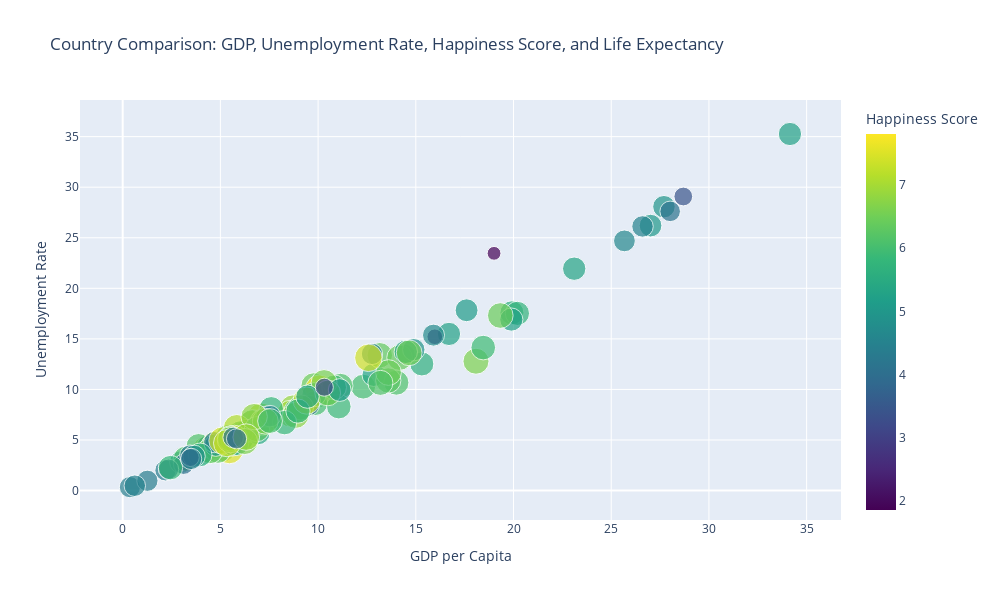

Write notebook code for a chart like this one.
### Markdown cell above
I  use Plotly Express, an interactive visualization library, to create a scatter plot.
The scatter plot compares GDP per capita ('Average_GDP') against the unemployment rate for the year 2024 ('2024').
The size of each data point is determined by the 'Ladder score', representing the happiness score of each country.
Hovering over each data point reveals additional information such as the country name, GDP per capita, unemployment rate, happiness score, and healthy life expectancy.
The color of each data point represents the happiness score, with a color gradient (color_continuous_scale='viridis') indicating the intensity of happintiables.
The width and height of the plot are adjusted to 1000 and 600 pixels, respectively.

### Code cell
import plotly.express as px

# Create the scatter plot
fig = px.scatter(merged_data, 
                 x='Average_GDP', 
                 y='2024', 
                 size='Ladder score',
                 hover_name='Country',
                 hover_data={'Country': False, 'Average_GDP': True, '2024': True, 'Ladder score': True, 'Healthy life expectancy': True},
                 color='Ladder score',
                 color_continuous_scale='viridis',
                 title='Country Comparison: GDP, Unemployment Rate, Happiness Score, and Life Expectancy',
                 labels={'Average_GDP': 'GDP per Capita', '2024': 'Unemployment Rate', 'Ladder score': 'Happiness Score'},
                 width=1000, height=600)

# Set axis labels
fig.update_xaxes(title_text='GDP per Capita')
fig.update_yaxes(title_text='Unemployment Rate')

# Show the plot
fig.show()

### Figure 1 — Plotly figure (JSON) as saved in the notebook; plotly's stock layout.template omitted (floating-point values rounded to 4 significant figures; data arrays with more than 128 entries replaced by an {"elided": "..."} marker saying what was removed)
{"data": [{"customdata": {"elided": "121x3 mixed values"}, "hovertemplate": "<b>%{hovertext}</b><br><br>GDP per Capita=%{x}<br>Unemployment Rate=%{y}<br>Happiness Score=%{marker.color}<br>Healthy life expectancy=%{customdata[2]}<extra></extra>", "hovertext": ["Afghanistan", "Albania", "Algeria", "Argentina", "Armenia", "Australia", "Austria", "Bahrain", "Bangladesh", "Belgium", "Benin", "Bolivia", "Bosnia and Herzegovina", "Botswana", "Brazil", "Bulgaria", "Burkina Faso", "Cambodia", "Cameroon", "Canada", "Chad", "Chile", "China", "Colombia", "Comoros", "Costa Rica", "Croatia", "Cyprus", "Denmark", "Dominican Republic", "Ecuador", "Egypt", "El Salvador", "Estonia", "Ethiopia", "Finland", "France", "Gabon", "Gambia", "Georgia", "Germany", "Ghana", "Greece", "Guatemala", "Guinea", "Honduras", "Hungary", "Iceland", "India", "Indonesia", "Iraq", "Ireland", "Israel", "Italy", "Ivory Coast", "Jamaica", "Japan", "Jordan", "Kazakhstan", "Kenya", "Kyrgyzstan", "Latvia", "Lebanon", "Liberia", "Lithuania", "Luxembourg", "Madagascar", "Malawi", "Malaysia", "Mali", "Malta", "Mauritania", "Mauritius", "Mexico", "Mongolia", "Montenegro", "Morocco", "Mozambique", "Myanmar", "Namibia", "Nepal", "Netherlands", "New Zealand", "Nicaragua", "Niger", "Nigeria", "North Macedonia", "Norway", "Pakistan", "Panama", "Paraguay", "Peru", "Philippines", "Poland", "Portugal", "Romania", "Saudi Arabia", "Senegal", "Serbia", "Sierra Leone", "Singapore", "Slovakia", "Slovenia", "South Africa", "Spain", "Sri Lanka", "Sweden", "Switzerland", "Tajikistan", "Thailand", "Togo", "Tunisia", "Uganda", "Ukraine", "United Arab Emirates", "United Kingdom", "United States", "Uruguay", "Uzbekistan", "Zambia", "Zimbabwe"], "legendgroup": "", "marker": {"color": [1.859, 5.277, 5.329, 6.024, 5.342, 7.095, 7.097, 6.173, 4.282, 6.859, 4.374, 5.684, 5.633, 3.435, 6.125, 5.466, 4.638, 4.393, 4.973, 6.961, 4.397, 6.334, 5.818, 5.63, 3.545, 6.609, 6.125, 6.13, 7.586, 5.569, 5.559, 4.17, 6.122, 6.455, 4.091, 7.804, 6.661, 5.035, 4.279, 5.109, 6.892, 4.605, 5.931, 6.15, 5.072, 6.023, 6.041, 7.53, 4.036, 5.277, 4.941, 6.911, 7.473, 6.405, 5.053, 5.703, 6.129, 4.12, 6.144, 4.487, 5.825, 6.213, 2.392, 4.042, 6.763, 7.228, 4.019, 3.495, 6.012, 4.198, 6.3, 4.724, 5.902, 6.33, 5.84, 5.722, 4.903, 4.954, 4.372, 4.631, 5.36, 7.403, 7.123, 6.259, 4.501, 4.981, 5.254, 7.315, 4.555, 6.265, 5.738, 5.526, 5.523, 6.26, 5.968, 6.589, 6.463, 4.855, 6.144, 3.138, 6.587, 6.469, 6.65, 5.275, 6.436, 4.442, 7.395, 7.24, 5.33, 5.843, 4.137, 4.497, 4.432, 5.071, 6.571, 6.796, 6.894, 6.494, 6.014, 3.982, 3.204], "coloraxis": "coloraxis", "size": [1.859, 5.277, 5.329, 6.024, 5.342, 7.095, 7.097, 6.173, 4.282, 6.859, 4.374, 5.684, 5.633, 3.435, 6.125, 5.466, 4.638, 4.393, 4.973, 6.961, 4.397, 6.334, 5.818, 5.63, 3.545, 6.609, 6.125, 6.13, 7.586, 5.569, 5.559, 4.17, 6.122, 6.455, 4.091, 7.804, 6.661, 5.035, 4.279, 5.109, 6.892, 4.605, 5.931, 6.15, 5.072, 6.023, 6.041, 7.53, 4.036, 5.277, 4.941, 6.911, 7.473, 6.405, 5.053, 5.703, 6.129, 4.12, 6.144, 4.487, 5.825, 6.213, 2.392, 4.042, 6.763, 7.228, 4.019, 3.495, 6.012, 4.198, 6.3, 4.724, 5.902, 6.33, 5.84, 5.722, 4.903, 4.954, 4.372, 4.631, 5.36, 7.403, 7.123, 6.259, 4.501, 4.981, 5.254, 7.315, 4.555, 6.265, 5.738, 5.526, 5.523, 6.26, 5.968, 6.589, 6.463, 4.855, 6.144, 3.138, 6.587, 6.469, 6.65, 5.275, 6.436, 4.442, 7.395, 7.24, 5.33, 5.843, 4.137, 4.497, 4.432, 5.071, 6.571, 6.796, 6.894, 6.494, 6.014, 3.982, 3.204], "sizemode": "area", "sizeref": 0.01951, "symbol": "circle"}, "mode": "markers", "name": "", "orientation": "v", "showlegend": false, "type": "scatter", "x": [19.0, 16.7, 23.11, 12.31, 12.84, 6.056, 7.082, 4.224, 7.652, 8.712, 2.188, 6.084, 19.92, 28.69, 14.01, 6.93, 5.776, 0.37, 4.572, 8.58, 1.264, 13.16, 7.602, 15.31, 7.452, 18.08, 11.14, 10.18, 6.63, 8.854, 5.77, 14.44, 5.126, 9.78, 4.052, 10.07, 10.48, 27.01, 5.078, 17.6, 4.254, 4.344, 18.45, 3.886, 6.174, 9.86, 6.63, 5.462, 9.546, 6.344, 27.7, 7.202, 4.754, 14.17, 2.98, 9.788, 3.224, 28.02, 4.622, 7.364, 5.372, 9.122, 15.97, 3.116, 8.852, 9.414, 2.346, 5.672, 6.03, 3.444, 4.876, 15.91, 11.06, 4.468, 8.282, 20.2, 14.9, 4.764, 4.682, 25.68, 14.49, 5.114, 5.842, 6.87, 0.62, 5.642, 19.89, 5.722, 7.54, 13.59, 8.97, 5.842, 3.962, 5.516, 10.82, 10.31, 13.6, 3.656, 13.19, 3.456, 5.502, 10.49, 6.244, 34.15, 19.32, 12.76, 12.57, 5.344, 9.456, 2.446, 5.654, 26.6, 3.5, 11.11, 7.296, 6.728, 6.324, 14.66, 7.54, 5.826, 10.32], "xaxis": "x", "y": [23.46, 15.49, 21.94, 10.28, 11.45, 5.14, 7.33, 3.85, 7.13, 8.15, 2, 5.07, 17.58, 29.08, 10.67, 5.7, 5.57, 0.34, 4.34, 7.61, 0.97, 13.38, 8.09, 12.52, 7.34, 12.79, 10.36, 9.47, 6.55, 7.85, 4.83, 13.45, 4.07, 10.38, 3.78, 10.04, 9.54, 26.2, 4.7, 17.83, 4.05, 4.39, 14.14, 4.4, 5.84, 8.65, 6.78, 4.02, 8.43, 5.9, 28.07, 6.79, 4.51, 13.15, 2.82, 9.48, 3.15, 27.61, 4.33, 7.3, 5.32, 8.22, 15.21, 2.6, 7.45, 8.9, 2.11, 5.32, 5.68, 3.49, 3.95, 15.37, 8.3, 3.91, 6.72, 17.52, 13.93, 4.5, 4.79, 24.69, 13.72, 4.94, 6.19, 6.08, 0.48, 4.54, 16.91, 5.11, 7.36, 10.89, 7.86, 4.65, 3.53, 5.16, 10.21, 10.68, 11.67, 3.39, 10.65, 3.26, 5.02, 9.65, 4.85, 35.26, 17.31, 13.51, 13.13, 4.69, 9.29, 2.27, 5.26, 26.12, 3.13, 9.94, 6.86, 7.31, 5.29, 13.62, 6.88, 5.12, 10.22], "yaxis": "y"}], "layout": {"coloraxis": {"colorbar": {"title": {"text": "Happiness Score"}}, "colorscale": [[0, "#440154"], [0.1111, "#482878"], [0.2222, "#3e4989"], [0.3333, "#31688e"], [0.4444, "#26828e"], [0.5556, "#1f9e89"], [0.6667, "#35b779"], [0.7778, "#6ece58"], [0.8889, "#b5de2b"], [1, "#fde725"]]}, "height": 600, "legend": {"itemsizing": "constant", "tracegroupgap": 0}, "title": {"text": "Country Comparison: GDP, Unemployment Rate, Happiness Score, and Life Expectancy"}, "width": 1000, "xaxis": {"anchor": "y", "autorange": true, "domain": [0, 1], "range": [-2.189, 36.76], "title": {"text": "GDP per Capita"}, "type": "linear"}, "yaxis": {"anchor": "x", "autorange": true, "domain": [0, 1], "range": [-2.91, 38.62], "title": {"text": "Unemployment Rate"}, "type": "linear"}}}
